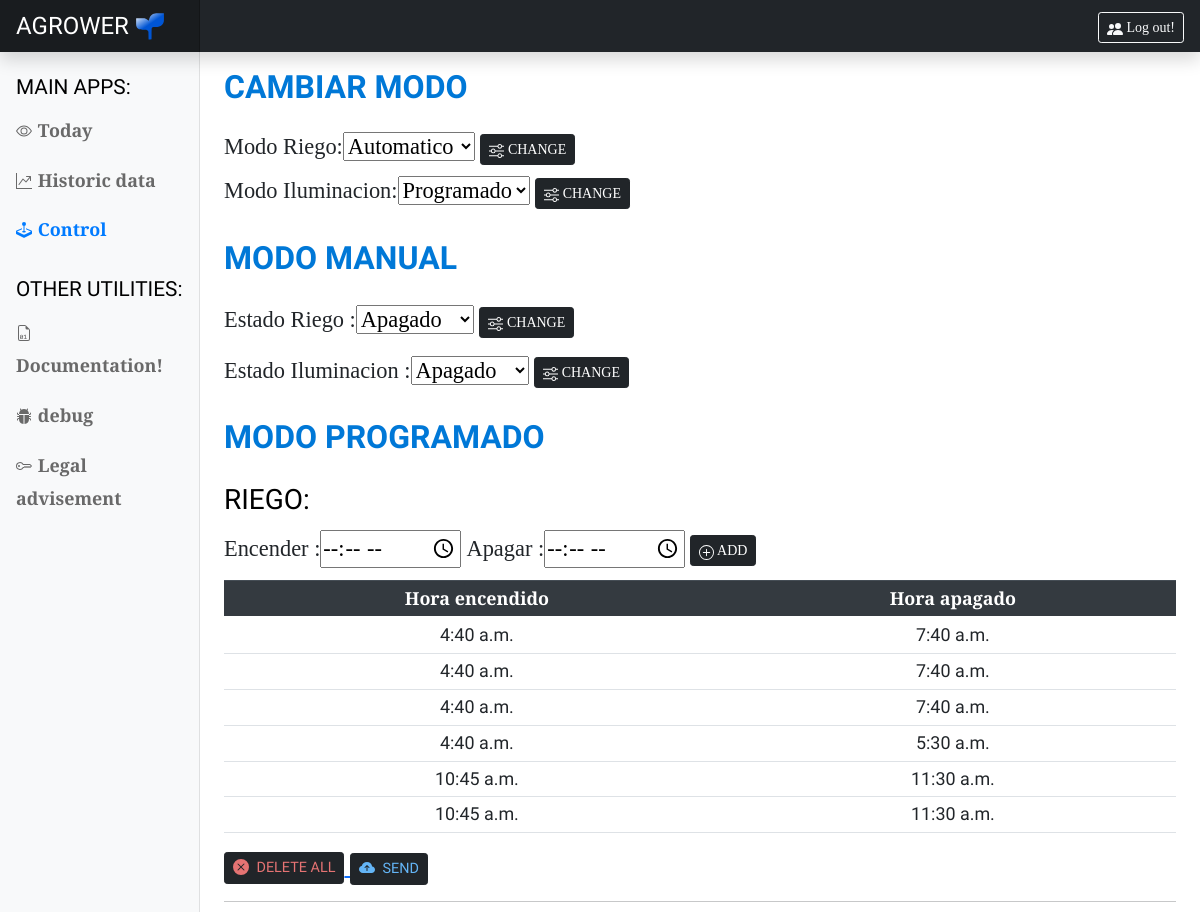
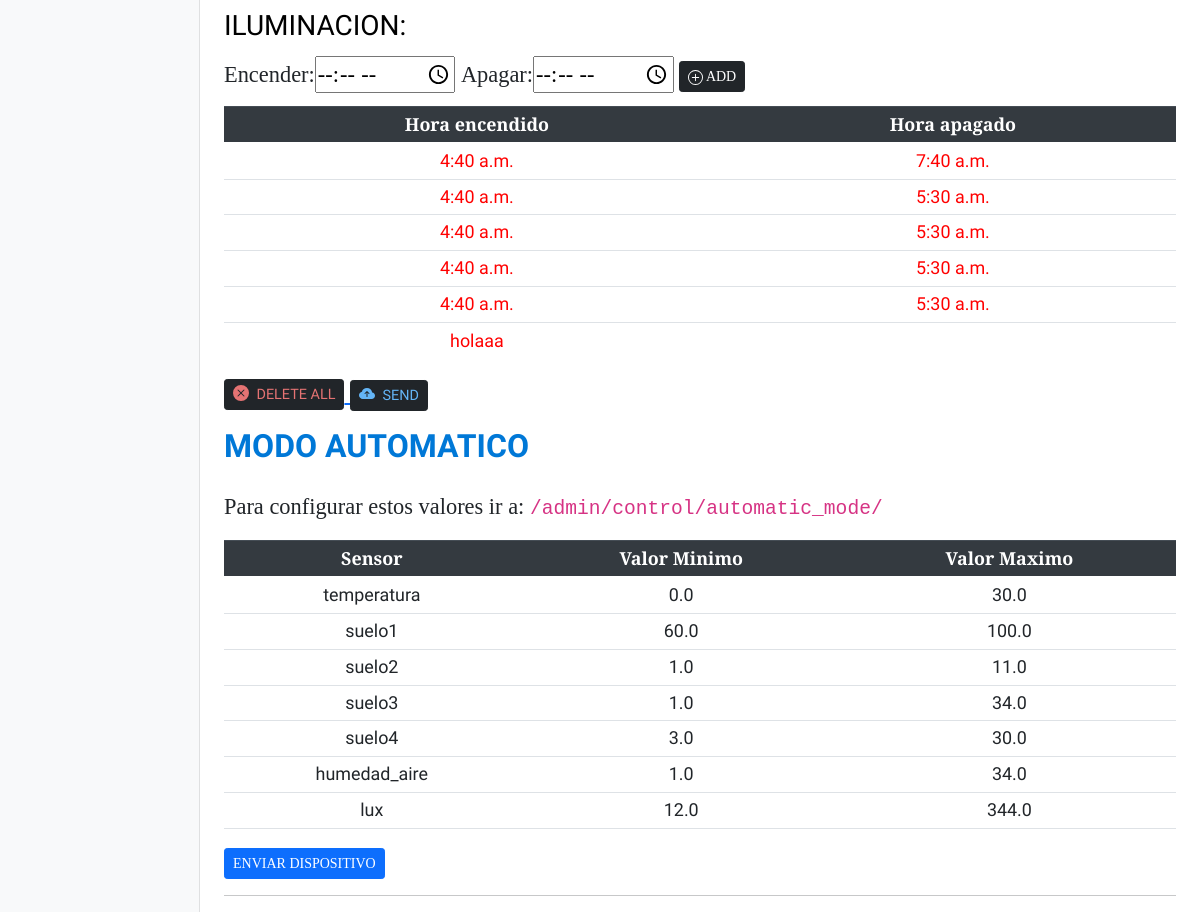
Screenshot of /showcontrol/ (signed in) with the database file from the repository (2 pictures, top to bottom).
### control/models.py (models this page shows, shortened)
class Timer_mode_riego(models.Model):
    encender_time = models.TimeField()
    apagar_time = models.TimeField()

class Timer_mode_luz(models.Model):
    encender_time = models.TimeField()
    apagar_time = models.TimeField()

class Automatic_mode(models.Model):
    sensor = models.CharField(primary_key=True,max_length=15, default="sensor")
    minimo = models.FloatField()
    maximo = models.FloatField()

### interface/views.py (the view)
# urls.py: path('showcontrol/', controlviews, name ="controlview"),
@login_required
def controlviews(request):
    riego_timers_list = Timer_mode_riego.objects.all()
    luz_timers_list = Timer_mode_luz.objects.all()
    automatic_list = Automatic_mode.objects.all()
    accionador_riego = ValueChange.objects.get(pk="riego")
    accionador_luz = ValueChange.objects.get(pk="luz")
    mode_riego =  Control_mode_riego(instance=accionador_riego)
    mode_luz =  Control_mode_luz(instance=accionador_luz)
    status_riego = Control_status_riego(instance=accionador_riego)
    status_luz = Control_status_luz(instance=accionador_luz)
    add_times_riego_form = Add_Times_riego()
    add_times_luz_form = Add_Times_luz()
    if 'riegomode' in request.POST:
        mode_riego =  Control_mode_riego(request.POST,instance=accionador_riego)
        accionador_riego = mode_riego.save(commit=False)
        accionador_riego.save()
    elif 'luzmode' in request.POST:
        mode_luz =  Control_mode_luz(request.POST,instance=accionador_luz)
        accionador_luz = mode_luz.save(commit=False)
        accionador_luz.save()
    elif 'riegostatus' in request.POST:
        status_riego =  Control_status_riego(request.POST,instance=accionador_riego)
        accionador_riego = status_riego.save(commit=False)
        accionador_riego.save()
    elif 'luzstatus' in request.POST:
        status_luz =  Control_status_luz(request.POST,instance=accionador_luz)
        accionador_luz = status_luz.save(commit=False)
        accionador_luz.save()
    elif 'addtimeriego' in request.POST:
        add_times_riego_form = Add_Times_riego(request.POST)
        newtime = add_times_riego_form.save()
    elif 'addtimeluz' in request.POST:
        add_times_luz_form = Add_Times_luz(request.POST)
        newtime = add_times_luz_form.save()
    else:
        pass
    return render(request, 'interface/control.html',{'formModeRiego':mode_riego,
    'formAddTimesRiego':add_times_riego_form,
    'formAddTimesLuz': add_times_luz_form,
    'riego_timers_list': list(riego_timers_list),
    'luz_timers_list': list(luz_timers_list),
    'automatictable':list(automatic_list),
    'formModeLuz':mode_luz,
    'formStatusRiego':status_riego,
    'formStatusLuz':status_luz,})

### interface/forms.py
class Control_mode_riego(ModelForm):
    class Meta:
        model = ValueChange
        fields =  ['change_modo']
        labels = { 'change_modo': ('Modo Riego'), }

class Add_Times_riego(ModelForm):
    class Meta:
        model = Timer_mode_riego
        fields =  ['encender_time','apagar_time']
        labels = { 'encender_time': ('Encender '),'apagar_time': ('Apagar '), }
        widgets = {
            'encender_time': TimeInput(attrs={'type': 'time'}),
            'apagar_time': TimeInput(attrs={'type': 'time','width':'122px'}),
        }
        error_messages = {
            'encender_time': {
                'invalid': _("This writer's name is too long."),
            },
            'apagar_time': {
                'invalid': _("This writer's name is too long."),
            },
        }

### templates/interface/control.html (shortened to what this page needs)
{% extends "base.html" %}
{% block container %}
<h2> <strong> CAMBIAR MODO </strong> </h2>
<div style="display: inline;">
  <form method="POST" class="post-form" style="display: inline;">
    {{ formModeRiego.as_table  }}
    <button name="riegomode" type="submit" class="save btn btn-dark btn-sm" style="display: inline">
      CHANGE
    </button>
  </form>
</div>
<br>
<div style="display: inline;">
  <form method="POST" class="post-form ">
    {{ formModeLuz.as_table  }}
    <button name="luzmode" type="submit" class="save btn btn-dark btn-sm">
      CHANGE
    </button>
  </form>
</div>
<h2> <strong> MODO MANUAL </strong> </h2>
<form method="POST" class="post-form ">
  {{ formStatusRiego.as_table  }}
  <button name="riegostatus" type="submit" class="save btn btn-dark btn-sm">
    CHANGE
  </button>
</form>
<form method="POST" class="post-form ">
  {{ formStatusLuz.as_table }}
  <button name="luzstatus" type="submit" class="save btn btn-dark btn-sm">
    CHANGE
  </button>
</form>
<h2> <strong>  MODO PROGRAMADO  </strong></h2>
<h3>RIEGO: </h3>
<form method="POST" class="post-form">
  {{ formAddTimesRiego.as_table  }}
  <button name="addtimeriego" type="submit" class="save btn btn-dark btn-sm">
    ADD
  </button>
</form>
<div class="table-responsive text-center">
  <table class="table table-hover  table-sm">
    <thead class="thead-dark">
      <tr>
        <th>Hora encendido</th>
        <th>Hora apagado</th>
      </tr>
    </thead>
    <tbody>
      {% for registro in riego_timers_list %}
      <tr>
        <td>{{registro.encender_time}} </td>
        <td>{{registro.apagar_time}} </td>
      </tr>
      {% endfor %}
    </tbody>
  </table>
</div>
<a href="{% url 'borrarIntervalosRiego'%}" target="_blank">
  <strong><button type="button" class="btn btn-dark btn-sm" style="color: #e57373;">
     <span style="font-family:'Fjalla One',serif; font-size: 0.9rem" >DELETE ALL</span>
  </button></strong>
</a>
<a href="{% url 'enviar' pk='riego' change=1%}" target="_blank">
  <button type="button" class="btn btn-dark btn-sm" style="color: #64b5f6;">
    <span style="font-family:'Fjalla One',serif; font-size: 0.9rem" >SEND</span>
  </button>
</a>
<br>
<hr>
<h3>ILUMINACION:</h3>
<form method="POST" class="post-form ">
  {{ formAddTimesLuz.as_table  }}
  <button name="addtimeluz" type="submit" class="save btn btn-dark btn-sm">
    ADD
  </button>
</form>
<div class="table-responsive text-center">
  <table class="table table-hover table-sm ">
    <thead class="thead-dark">
      <tr>
        <th>Hora encendido</th>
        <th>Hora apagado</th>
      </tr>
    </thead>
    <tbody id="intervalos_iluminacion">
      {% for registro in luz_timers_list %}
      <tr>
        <td>{{registro.encender_time}} </td>
        <td>{{registro.apagar_time}} </td>
      </tr>
      {% endfor %}
    </tbody>
  </table>
</div>
<a href="{% url 'borrarIntervalosLuz'%}" target="_blank">
  <strong><button type="button" class="btn btn-dark btn-sm" style="color: #e57373;">
     <span style="font-family:'Fjalla One',serif; font-size: 0.9rem" >DELETE ALL</span>
  </button></strong>
</a>
<a href="{% url 'enviar' pk='luz' change=1%}" target="_blank">
  <button type="button" class="btn btn-dark btn-sm" style="color: #64b5f6;">
    <span style="font-family:'Fjalla One',serif; font-size: 0.9rem" >SEND</span>
  </button>
</a>
<h2> <strong> MODO AUTOMATICO </strong> </h2>
<p>Para configurar estos valores ir a: <code>/admin/control/automatic_mode/</code></p>
<div class="table-responsive text-center">
  <table class="table table-hover table-sm ">
    <thead class="thead-dark">
      <tr>
        <th>Sensor</th>
        <th>Valor Minimo</th>
        <th>Valor Maximo</th>
      </tr>
    </thead>
    <tbody>
      {% for registro in automatictable %}
      <tr>
        <td>{{registro.sensor}} </td>
        <td>{{registro.minimo}} </td>
        <td>{{registro.maximo}} </td>
      </tr>
      {% endfor %}
    </tbody>
  </table>
</div>
<a href="#">
  <button type="button" class="btn btn-primary btn-sm">ENVIAR DISPOSITIVO</button>
</a>
<hr>
{% endblock %}

### templates/base.html (shortened to what this page needs)
<!doctype html>
<html lang="en">
  <head>
    <link rel="stylesheet" href="https://cdn.jsdelivr.net/npm/bootstrap@4.5.3/dist/css/bootstrap.min.css">
    <link href="https://cdn.jsdelivr.net/npm/bootstrap@5.0.0-beta1/dist/css/bootstrap.min.css" rel="stylesheet">
    {% load static %}
    <link href="/static/estilos.css" rel="stylesheet">
  </head>
  <body>
    {% include "nav.html" %}
    {% include "sidebar.html" %}
    <main role="main" class="col-md-9 ml-sm-auto col-lg-10 px-md-4">
      {% block container %}
      {% endblock%}
    </main>
  </body>
</html>

### templates/nav.html (shortened to what this page needs)
<nav class="navbar navbar-dark sticky-top bg-dark flex-md-nowrap p-0 shadow">
  <a class="navbar-brand col-md-3 col-lg-2 mr-0 px-3" href="#">
    AGROWER
    {% load static %}
    <img src="{% static 'icons/logo_azul_degrae.svg' %}"  width="30" height="30" fill="red">
  </a>
  <ul class="navbar-nav px-3">
    <li class="nav-item text-nowrap">
      <a class="nav-link" href="{% url "logout" %}">
        <button type="button"  class="btn btn-outline-light btn-sm">
          Log out!
        </button></a>
    </li>
  </ul>
</nav>

### templates/sidebar.html (shortened to what this page needs)
{% url 'sensorview' as sensor %}
{% url 'controlview' as control %}
{% url 'historyview' as historia %}
{% url 'documentationviews' as doc %}
<nav id="sidebarMenu" class="col-md-3 col-lg-2 d-md-block bg-light sidebar collapse" >
  <div class="sidebar-sticky pt-3">
    <h6 class="sidebar-heading d-flex justify-content-between align-items-center px-3 mt-4 mb-1 text-muted">
      <span class="sidebar-main"> Main apps: </span>
    </h6>
    <ul class="nav flex-column" >
      <li class="nav-item">
        <a class="nav-link {% if request.path == sensor %} active {%endif%}" aria-current="page" href="{% url 'sensorview'%}">
             <span style="font-size: 0.8em;">Today</span>
        </a>
      </li>
      <li class="nav-item">
        <a class="nav-link {% if request.path == historia %} active {%endif%}" aria-current="page"  href="{% url 'historyview'%}">
          <span style="font-size: 0.8em;">Historic data</span>
        </a>
      </li>
      <li class="nav-item">
        <a class="nav-link {% if request.path == control %}active{%endif%}" aria-current="page"  href="{% url 'controlview'%}">
          <span style="font-size: 0.8em;">Control</span>
        </a>
      </li>
    </ul>
    <h6 class="sidebar-heading d-flex justify-content-between align-items-center px-3 mt-4 mb-1 text-muted">
      <span class="sidebar-main"> Other utilities: </span>
    </h6>
    <ul class="nav flex-column mb-2">
      <li class="nav-item">
        <a class="nav-link {% if request.path == doc %}active{%endif%}" href="{% url 'documentationviews'%}">
          <span style="font-size: 0.8em;">Documentation!</span>
        </a>
      </li>
      <li class="nav-item">
        <a class="nav-link" href="#">
          <span style="font-size: 0.8em;">debug</span>
        </a>
      </li>
      <li class="nav-item">
        <a class="nav-link" href="#">
          <span style="font-size: 0.8em;">Legal advisement</span>
        </a>
      </li>
    </ul>
  </div>
</nav>

### static/estilos.css (style rules this page uses)
body { font-size: 1.4rem; font-family: Alegreya Sans SC; }
h2 { font-family:'Fjalla One',serif; padding-bottom: 0.5em; padding-top: 0.5em; display: block; color: #0078D7; }
h3 { font-family:'Fjalla One',serif; padding-bottom: 0.1em; padding-top: 0.1em; display: block; color: black; }
.post-form { padding-bottom: 0.3em; padding-top: 0.1em; }
td { font-family:'Quantico',serif ; }
.table { font-size: 0.8em; }
.sidebar { position: fixed; top: 0; bottom: 0; left: 0; z-index: 100; padding: 35px 0 0; box-shadow: inset -1px 0 0 rgba(0, 0, 0, .1); }
.sidebar-sticky { position: relative; top: 0; height: calc(100vh - 48px); padding-top: 0.5rem; overflow-x: hidden; overflow-y: auto; }
.sidebar .nav-link { font-family: 'Alegreya Sans SC',serif; font-weight: 520; color: #696969; }
.sidebar .nav-link.active { color: #007bff; }
.sidebar-heading { font-size: 1rem; text-transform: uppercase; font-family: 'Fjalla One',serif; color: black; }
.sidebar-main { color: black; font-size: 1.3rem; }
.navbar-brand { font-family:'Fjalla One',serif; padding-top: .5rem; padding-bottom: .5rem; font-size: 1.5rem; background-color: rgba(0, 0, 0, .25); box-shadow: inset -1px 0 0 rgba(0, 0, 0, .25); }

### rows the page displays
Timer_mode_riego: encender_time "4:40 a.m.", apagar_time "7:40 a.m."
Timer_mode_riego: encender_time "4:40 a.m.", apagar_time "7:40 a.m."
Timer_mode_riego: encender_time "4:40 a.m.", apagar_time "7:40 a.m."
Timer_mode_riego: encender_time "4:40 a.m.", apagar_time "5:30 a.m."
Timer_mode_riego: encender_time "10:45 a.m.", apagar_time "11:30 a.m."
Timer_mode_riego: encender_time "10:45 a.m.", apagar_time "11:30 a.m."
Timer_mode_luz: encender_time "4:40 a.m.", apagar_time "7:40 a.m."
Timer_mode_luz: encender_time "4:40 a.m.", apagar_time "5:30 a.m."
Timer_mode_luz: encender_time "4:40 a.m.", apagar_time "5:30 a.m."
Timer_mode_luz: encender_time "4:40 a.m.", apagar_time "5:30 a.m."
Timer_mode_luz: encender_time "4:40 a.m.", apagar_time "5:30 a.m."
Automatic_mode: sensor "temperatura", minimo "0.0", maximo "30.0"
Automatic_mode: sensor "suelo1", minimo "60.0", maximo "100.0"
Automatic_mode: sensor "suelo2", minimo "1.0", maximo "11.0"
Automatic_mode: sensor "suelo3", minimo "1.0", maximo "34.0"
Automatic_mode: sensor "suelo4", minimo "3.0", maximo "30.0"
Automatic_mode: sensor "humedad_aire", minimo "1.0", maximo "34.0"
Automatic_mode: sensor "lux", minimo "12.0", maximo "344.0"
